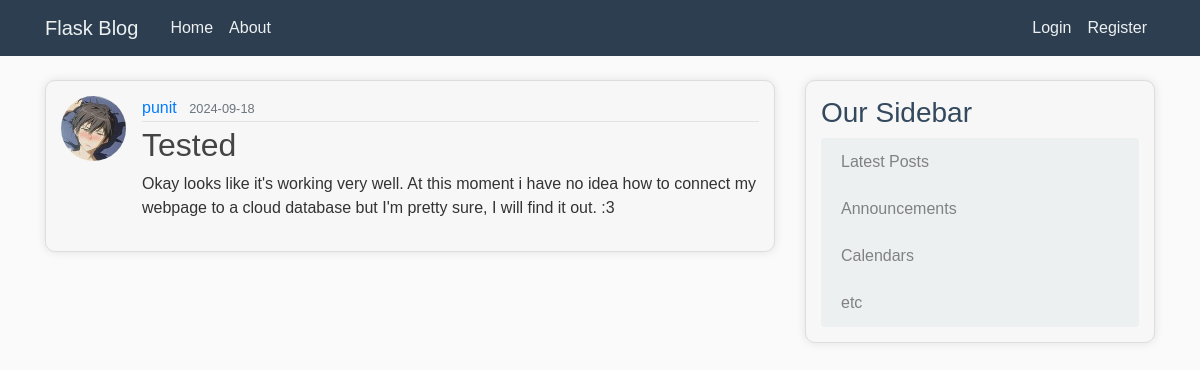
The page /post/2 on the database as committed earlier.
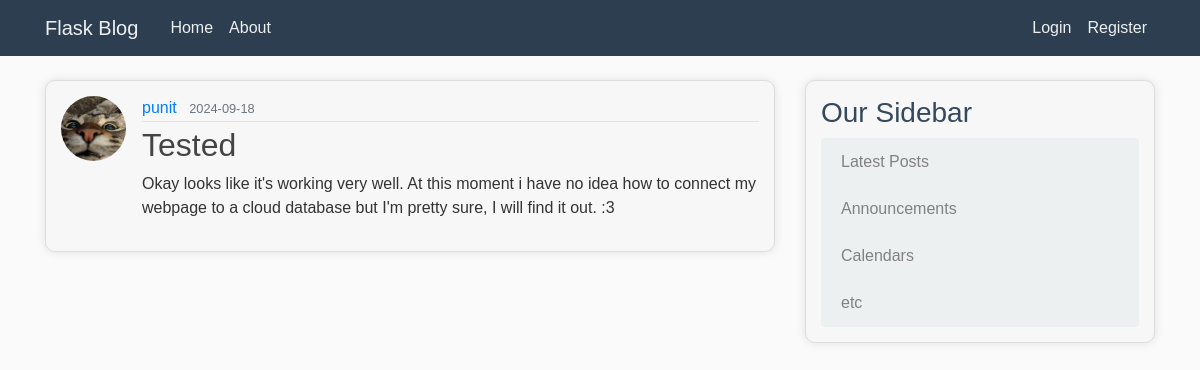
The same page on the database as committed later.
### flaskblog/models.py (models this page shows, shortened)
class User(db.Model , UserMixin):
    id = db.Column(db.Integer, primary_key=True)
    username = db.Column(db.String(20), unique=True, nullable=False)
    email = db.Column(db.String(120), unique=True, nullable=False)
    image_file = db.Column(db.String(20), nullable=False, default='default.jpg')
    password = db.Column(db.String(60), nullable=False)
    posts = db.relationship('Post', backref='author', lazy=True)

### flaskblog/routes.py (the view)
@app.route('/post/<int:post_id>')
def post(post_id):
    post = Post.query.get_or_404(post_id)
    return render_template('post.html' , title=post.title , post=post)

### flaskblog/templates/post.html (shortened to what this page needs)
{% extends "layout.html" %}
{% block content %}
        <article class="media content-section">
          <img class="rounded-circle article-img" src="{{url_for('static' , filename='profile_pics/' + post.author.image_file)}}">
          <div class="media-body">
            <div class="article-metadata">
              <a class="mr-2" href="{{ url_for('user_posts', username=post.author.username)}}">{{ post.author.username }}</a>
              <small class="text-muted">{{ post.date_posted.strftime('%Y-%m-%d') }}</small>
            </div>
            <h2><a class="article-title">{{ post.title }}</a></h2>
            <p class="article-content">{{ post.content }}</p>
          </div>
        </article>
{% endblock content %}

Rows that differ between the two databases and show on the page:
changed User "punit": image_file: a different picture
